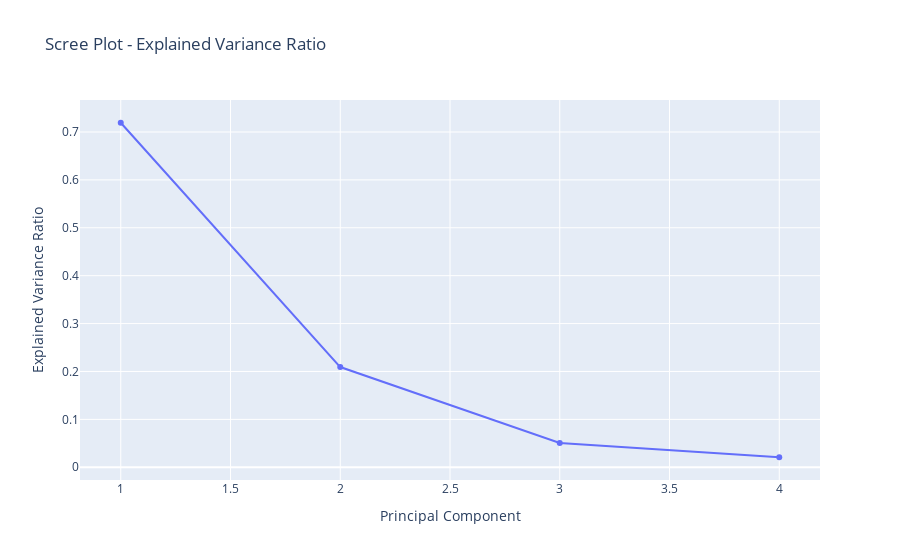

The notebook cell this image was saved under:
### Code cell
# Wyjaśniona wariancja
explained_variance_ratio = pca.explained_variance_ratio_

# Kumulatywna suma wyjaśnionej wariancji
cumulative_explained_variance_ratio = explained_variance_ratio.cumsum()

# Tworzenie osypiska (scree plot) za pomocą Plotly
fig = go.Figure()
fig.add_trace(go.Scatter(x=list(range(1, len(explained_variance_ratio) + 1)), y=explained_variance_ratio,
                         mode='lines+markers', name='Explained Variance Ratio'))
fig.add_trace(go.Scatter(x=list(range(1, len(cumulative_explained_variance_ratio) + 1)), 
                         y=cumulative_explained_variance_ratio,
                         mode='lines+markers', name='Cumulative Explained Variance Ratio'))

# Dodanie pionowej linii dla 95% wyjaśnionej wariancji
fig.add_shape(type="line",
              x0=1, y0=0.95, x1=len(explained_variance_ratio), y1=0.95,
              line=dict(color="red", width=2, dash="dash"))

# Dodanie tekstu dla 95% wyjaśnionej wariancji
fig.add_annotation(
            x=len(explained_variance_ratio),
            y=0.95,
            text="95% Explained Variance",
            showarrow=True,
            arrowhead=1,
            arrowcolor="red",
            arrowsize=1,
            arrowwidth=2,
            ax=50,
            ay=-50,
            font=dict(color="red", size=12),
            align="center"
        )

# Konfiguracja osi i tytułu
fig.update_layout(title='Scree Plot - Explained Variance Ratio',
                  xaxis_title='Principal Component',
                  yaxis_title='Explained Variance Ratio')

# Wyświetlenie wykresu
fig.show()

### Figure 1 — Plotly figure (JSON) as saved in the notebook; plotly's stock layout.template omitted (floating-point values rounded to 4 significant figures)
{"data": [{"mode": "lines+markers", "name": "Explained Variance Ratio", "type": "scatter", "x": [1, 2, 3, 4], "y": [0.7193, 0.2092, 0.05056, 0.02094]}], "layout": {"title": {"text": "Scree Plot - Explained Variance Ratio"}, "xaxis": {"title": {"text": "Principal Component"}}, "yaxis": {"title": {"text": "Explained Variance Ratio"}}}}
